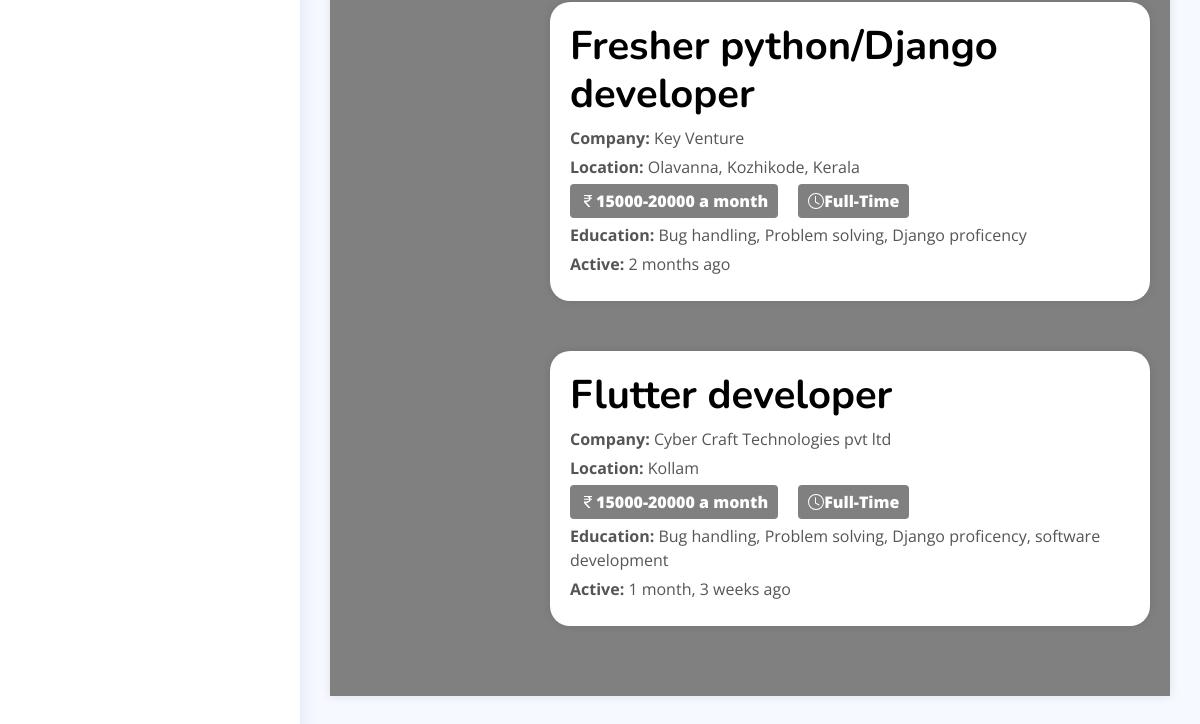
Page /job/applied_job (signed in, lower part) on the earlier database version.
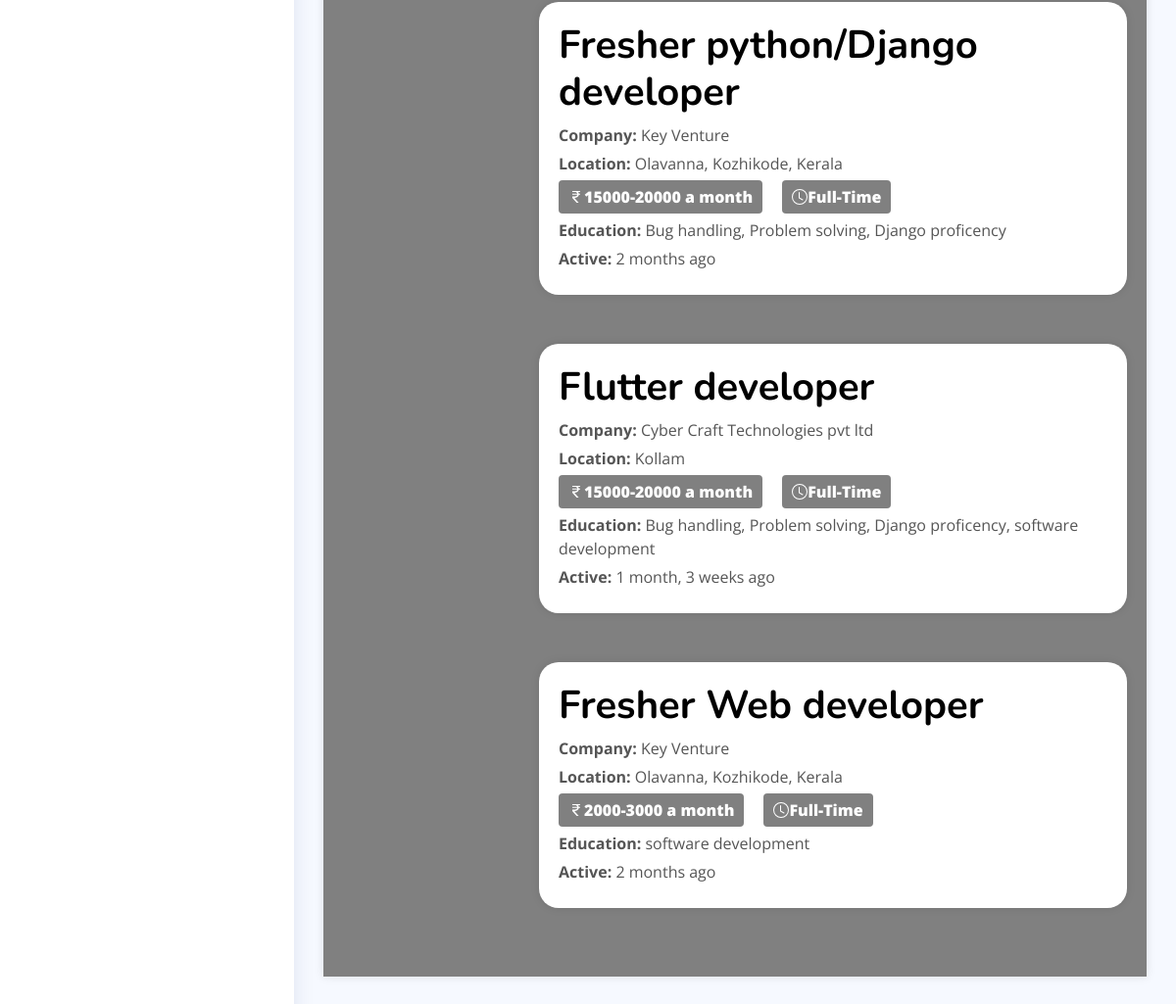
Same page on the later database version.
### Job/models.py (models this page shows, shortened)
class Apply_Job(models.Model):
    STATUS_CHOICES = [
        ('Pending', 'Pending'),
        ('Accepted', 'Accepted'),
        ('Rejected', 'Rejected'),
    ]
    user=models.ForeignKey(User,on_delete=models.CASCADE)
    job=models.ForeignKey(JobPost,on_delete=models.CASCADE)
    timestamp=models.DateTimeField(auto_now_add=True)
    status= models.CharField(max_length=10, choices=STATUS_CHOICES, default='Pending')

class JobPost(models.Model):
    EXPERIENCE_CHOICES = [
        ('0-1', '0-1 years'),
        ('1-3', '1-3 years'),
        ('3-5', '3-5 years'),
        ('5-10', '5-10 years'),
        ('10+', '10+ years'),
    ]
    JOB_TYPE_CHOICES = [
        ('Full-Time', 'Full-Time'),
        ('Part-Time', 'Part-Time'),
        ('Internship', 'Internship'),
    ]
    user=models.ForeignKey(User,on_delete=models.CASCADE)
    company=models.ForeignKey(Company,on_delete=models.CASCADE,default='Select Your Company')
    skills = models.ManyToManyField(Skills_job, blank=True)
    title=models.CharField(max_length=255,blank=True, null=True)
    education=models.ForeignKey(Education,on_delete=models.CASCADE, default='Highest Qualification')
    salary=models.ForeignKey(SalaryRange,on_delete=models.CASCADE, default='10000-20000')
    overview =models.TextField(max_length=255,blank=True,null=True)
    location=models.CharField(max_length=255,blank=True,null=True)
    job_type =models.CharField(max_length=10,choices=JOB_TYPE_CHOICES,null=True, default='Full-Time')
    experience= models.CharField(max_length=5,choices=EXPERIENCE_CHOICES,null=True)
    is_active= models.BooleanField(default=True)
    timestamp=models.DateTimeField(auto_now_add=True)

class SalaryRange(models.Model):
    salary_range = models.CharField(max_length=100)
    def __str__(self):
        return self.salary_range

class Skills_job(models.Model):
    name = models.CharField(max_length=255, blank=True,null=True)

### Company/models.py (models this page shows, shortened)
class Company(models.Model):
    user=models.OneToOneField(User, on_delete=models.CASCADE)
    name=models.CharField(max_length=100,blank=True,null=True)
    start_date=models.DateField(blank=True, null=True)
    country=models.CharField(max_length=255,blank=True,null=True)
    state=models.CharField(max_length=100,blank=True,null=True)
    city=models.CharField(max_length=100,blank=True,null=True)
    is_active =models.BooleanField(default=True)

### Job/views.py (the view)
# urls.py: path('applied_job',views.AppliedJobView.as_view(),name="applied_job"),
class AppliedJobView(ListView):
    model=Apply_Job
    template_name = 'job/Applied_job_list.html'
    context_object_name = 'applied_jobs'
    paginate_by = 10
    def get_queryset(self):
        return Apply_Job.objects.filter(user=self.request.user).select_related('job')

### templates/Job/Apply_job_list.html (shortened to what this page needs)
{% extends 'Dashboard/Dashboard.html' %}
{% load humanize %}
{% load widget_tweaks %}
{% load static %}
{% block sidebar %}
{% if request.user.is_jobseeker %}
<aside id="sidebar" class="sidebar">
</aside>
{% endif %}
{% endblock sidebar %}
{% block main %}
<main id="main" class="main">
<section class="section profile">
  <div class="ever">
<div id="search-results">
  {% if applied_jobs %}
            {% for application  in applied_jobs %}
  <div class="job-details">
      <h2 style=" color: black; font-size: 40px; font-weight:bold;">{{application.job.title }}</h2>
      <p><strong>Company:</strong> {{ application.job.company.name }}</p>
      <p><strong>Location:</strong> {{ application.job.location }}</p>
      <p>
        <div class='job-info-row'>
          <div class="button-field">
               <strong>{{application.job.salary}} a month </strong>
          </div>
          <div class="button-field1">
            <svg xmlns="http://www.w3.org/2000/svg" width="16" height="16" fill="currentColor" class="bi bi-clock" viewBox="0 0 16 16">
              <path d="M8 3.5a.5.5 0 0 0-1 0V9a.5.5 0 0 0 .252.434l3.5 2a.5.5 0 0 0 .496-.868L8 8.71z"/>
              <path d="M8 16A8 8 0 1 0 8 0a8 8 0 0 0 0 16m7-8A7 7 0 1 1 1 8a7 7 0 0 1 14 0"/>
            </svg>
              <strong>{{application.job.job_type}}</strong>
          </div></p>
      </div>
      <p><strong>Education:</strong> {% for skill in application.job.skills.all %}
        {{ skill.name }}{% if not forloop.last %}, {% endif %}
        {% endfor %}</p>
      <p><strong>Active:</strong> {{ application.job.timestamp|naturaltime }}</p>
  </div>
  {% endfor %}
 {% endif %}
</section>
</main>
{% endblock main %}
{% block script %}
<link rel="stylesheet" href="https://ajax.googleapis.com/ajax/libs/jqueryui/1.12.1/themes/smoothness/jquery-ui.css">
{% endblock script %}

Differences in the rows shown:
added Apply_Job: job "Fresher Web developer", job.company.name "Key Venture", job.location "Olavanna, Kozhikode, Kerala", job.salary "2000-3000", job.job_type "Full-Time", job.timestamp "2 months ago", Skills_job (name "software development")
